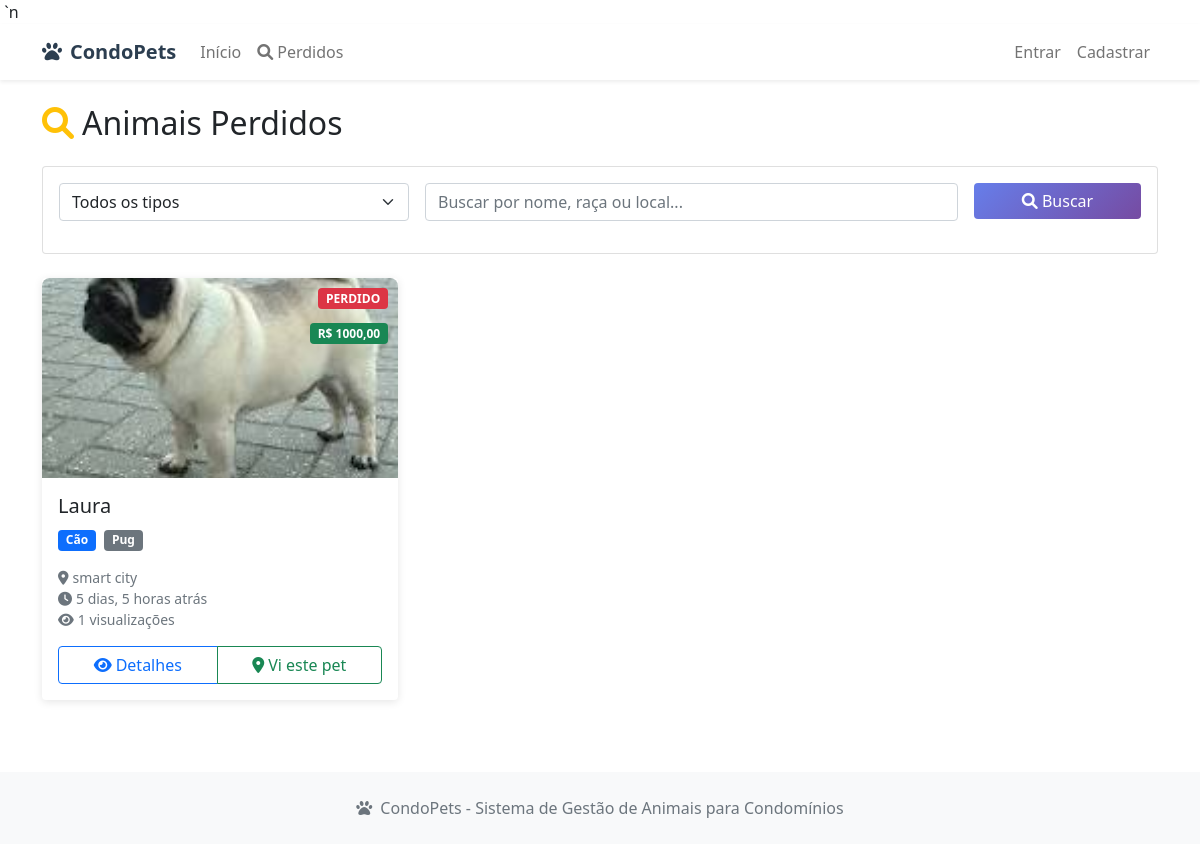
The app's page /perdidos/ with its own data.
### pets/models.py (models this page shows, shortened)
class AnimalPerdido(models.Model):
    STATUS_CHOICES = [
        ('perdido', 'Perdido'),
        ('encontrado', 'Encontrado'),
        ('cancelado', 'Cancelado'),
    ]
    animal = models.ForeignKey(Animal, on_delete=models.CASCADE, related_name='perdidos')
    status = models.CharField(max_length=20, choices=STATUS_CHOICES, default='perdido', verbose_name="Status")
    data_perda = models.DateTimeField(verbose_name="Data da Perda")
    local_perda = models.CharField(max_length=200, help_text="Local onde foi visto pela última vez", verbose_name="Local da Perda")
    descricao = models.TextField(help_text="Circunstâncias da perda, comportamento do animal, etc.", verbose_name="Descrição")
    recompensa = models.DecimalField(max_digits=8, decimal_places=2, blank=True, null=True, verbose_name="Recompensa")
    contato_emergencia = models.CharField(max_length=100, blank=True, verbose_name="Contato de Emergência")
    whatsapp = models.CharField(max_length=20, blank=True, verbose_name="WhatsApp")
    visualizacoes = models.PositiveIntegerField(default=0)
    criado_em = models.DateTimeField(auto_now_add=True)
    atualizado_em = models.DateTimeField(auto_now=True)
    class Meta:
        verbose_name = 'Animal Perdido'
        verbose_name_plural = 'Animais Perdidos'
        ordering = ['-criado_em']

class Animal(models.Model):
    TIPOS_ANIMAL = [
        ('cao', 'Cão'),
        ('gato', 'Gato'),
        ('passaro', 'Pássaro'),
        ('outro', 'Outro'),
    ]
    SEXOS = [
        ('M', 'Macho'),
        ('F', 'Fêmea'),
    ]
    PORTES = [
        ('P', 'Pequeno'),
        ('M', 'Médio'),
        ('G', 'Grande'),
    ]
    proprietario = models.ForeignKey(Morador, on_delete=models.CASCADE, related_name='animais')
    nome = models.CharField(max_length=100, verbose_name="Nome")
    tipo = models.CharField(max_length=20, choices=TIPOS_ANIMAL, verbose_name="Tipo")
    raca = models.CharField(max_length=100, blank=True, verbose_name="Raça")
    cor = models.CharField(max_length=50, verbose_name="Cor")
    sexo = models.CharField(max_length=1, choices=SEXOS, verbose_name="Sexo")
    porte = models.CharField(max_length=1, choices=PORTES, verbose_name="Porte")
    idade_aproximada = models.PositiveIntegerField(help_text="Idade em anos", verbose_name="Idade")
    caracteristicas = models.TextField(blank=True, help_text="Características especiais, personalidade, etc.", verbose_name="Características")
    foto = models.ImageField(upload_to='animais/', blank=True, null=True, verbose_name="Foto")
    microchip = models.CharField(max_length=50, blank=True, verbose_name="Microchip")
    vacinado = models.BooleanField(default=False, verbose_name="Vacinado")
    castrado = models.BooleanField(default=False, verbose_name="Castrado")
    observacoes = models.TextField(blank=True, verbose_name="Observações")
    ativo = models.BooleanField(default=True)
    criado_em = models.DateTimeField(auto_now_add=True)
    atualizado_em = models.DateTimeField(auto_now=True)
    class Meta:
        verbose_name = 'Animal'
        verbose_name_plural = 'Animais'
        ordering = ['-criado_em']

### pets/views.py (the view)
# urls.py: path('perdidos/', views.animais_perdidos, name='animais_perdidos'),
def animais_perdidos(request):
    animais = AnimalPerdido.objects.filter(status='perdido').select_related('animal__proprietario')
    tipo = request.GET.get('tipo')
    if tipo:
        animais = animais.filter(animal__tipo=tipo)
    search = request.GET.get('search')
    if search:
        animais = animais.filter(
            Q(animal__nome__icontains=search) |
            Q(animal__raca__icontains=search) |
            Q(local_perda__icontains=search)
        )
    paginator = Paginator(animais, 12)
    page = request.GET.get('page')
    animais = paginator.get_page(page)
    return render(request, 'pets/animais_perdidos.html', {'animais': animais})

### templates/pets/animais_perdidos.html (shortened to what this page needs)
﻿{% extends 'base.html' %}
{% block content %}
<div class="row">
    <div class="col-12">
        <h2 class="mb-4">
            <i class="fas fa-search me-2 text-warning"></i>Animais Perdidos
        </h2>
    </div>
</div>
<div class="row mb-4">
    <div class="col-12">
        <div class="card">
            <div class="card-body">
                <form method="GET" class="row g-3">
                    <div class="col-md-4">
                        <select name="tipo" class="form-select">
                            <option value="">Todos os tipos</option>
                        </select>
                    </div>
                    <div class="col-md-6">
                        <input type="text" name="search" class="form-control"
                               placeholder="Buscar por nome, raça ou local..."
                               value="{{ request.GET.search }}">
                    </div>
                    <div class="col-md-2">
                        <button type="submit" class="btn btn-pet w-100">
                            <i class="fas fa-search"></i> Buscar
                        </button>
                    </div>
                </form>
            </div>
        </div>
    </div>
</div>
{% if animais %}
<div class="row">
    {% for perdido in animais %}
    <div class="col-md-6 col-lg-4 mb-4">
        <div class="card pet-card">
            <div class="position-relative">
                {% if perdido.animal.foto %}
                <img src="{{ perdido.animal.foto.url }}" class="card-img-top pet-photo" alt="{{ perdido.animal.nome }}">
                {% else %}
                <div class="pet-photo bg-light d-flex align-items-center justify-content-center">
                    <i class="fas fa-paw fa-3x text-muted"></i>
                </div>
                {% endif %}
                <span class="badge bg-danger status-badge">PERDIDO</span>
                {% if perdido.recompensa %}
                <span class="badge bg-success position-absolute" style="top: 45px; right: 10px;">
                    R$ {{ perdido.recompensa }}
                </span>
                {% endif %}
            </div>
            <div class="card-body">
                <h5 class="card-title">{{ perdido.animal.nome }}</h5>
                <p class="card-text">
                    <span class="badge bg-primary me-1">{{ perdido.animal.get_tipo_display }}</span>
                    {% if perdido.animal.raca %}
                    <span class="badge bg-secondary">{{ perdido.animal.raca }}</span>
                    {% endif %}
                </p>
                <p class="card-text">
                    <small class="text-muted">
                        <i class="fas fa-map-marker-alt me-1"></i>{{ perdido.local_perda|truncatechars:30 }}
                        <br>
                        <i class="fas fa-clock me-1"></i>{{ perdido.data_perda|timesince }} atrás
                        <br>
                        <i class="fas fa-eye me-1"></i>{{ perdido.visualizacoes }} visualizações
                    </small>
                </p>
                <div class="btn-group w-100" role="group">
                    <a href="{% url 'animal_perdido_detail' perdido.pk %}" class="btn btn-outline-primary">
                        <i class="fas fa-eye me-1"></i>Detalhes
                    </a>
                    <a href="{% url 'reportar_avistamento' perdido.pk %}" class="btn btn-outline-success">
                        <i class="fas fa-map-marker-alt me-1"></i>Vi este pet
                    </a>
                </div>
            </div>
        </div>
    </div>
    {% endfor %}
</div>
{% endif %}
{% endblock %}

### templates/base.html (style rules this page uses)
.pet-card { transition: transform 0.2s; border: none; box-shadow: 0 2px 8px rgba(0,0,0,0.1); }
.pet-photo { height: 200px; object-fit: cover; border-radius: 8px 8px 0 0; }
.status-badge { position: absolute; top: 10px; right: 10px; z-index: 10; }
.btn-pet { background: linear-gradient(135deg, #667eea, #764ba2); border: none; color: white; }

### records on screen
AnimalPerdido: animal.foto (picture), recompensa "1000,00", animal.nome "Laura", animal.tipo "Cão", animal.raca "Pug", local_perda "smart city", data_perda "5 dias, 5 horas", visualizacoes "1"
